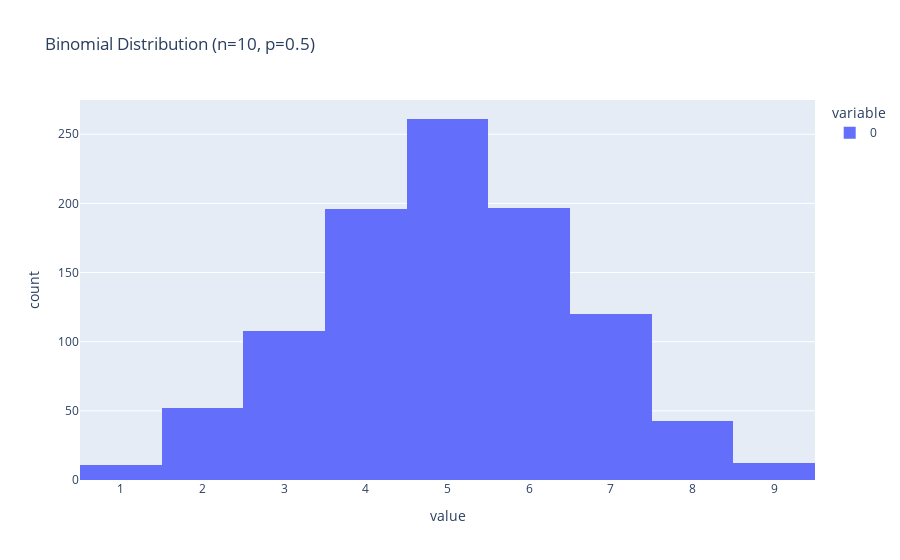

Notebook cell for this chart:
### Markdown cell above
# Question 7: Simulate a dataset from a binomial distribution (n = 10, p = 0.5) using NumPy and plot the histogram.

### Code cell
import numpy as np
import plotly.express as px

n, p, size = 10, 0.5, 1000
binomial_data = np.random.binomial(n, p, size)
fig = px.histogram(binomial_data, nbins=11, title='Binomial Distribution (n=10, p=0.5)')
fig.show()

### Figure 1 — Plotly figure (JSON) as saved in the notebook; plotly's stock layout.template omitted (floating-point values rounded to 4 significant figures; data arrays with more than 128 entries replaced by an {"elided": "..."} marker saying what was removed)
{"data": [{"alignmentgroup": "True", "bingroup": "x", "hovertemplate": "variable=0<br>value=%{x}<br>count=%{y}<extra></extra>", "legendgroup": "0", "marker": {"color": "#636efa", "pattern": {"shape": ""}}, "name": "0", "nbinsx": 11, "offsetgroup": "0", "orientation": "v", "showlegend": true, "type": "histogram", "x": {"elided": "1000 int values"}, "xaxis": "x", "yaxis": "y"}], "layout": {"barmode": "relative", "legend": {"title": {"text": "variable"}, "tracegroupgap": 0}, "title": {"text": "Binomial Distribution (n=10, p=0.5)"}, "xaxis": {"anchor": "y", "domain": [0, 1], "title": {"text": "value"}}, "yaxis": {"anchor": "x", "domain": [0, 1], "title": {"text": "count"}}}}
